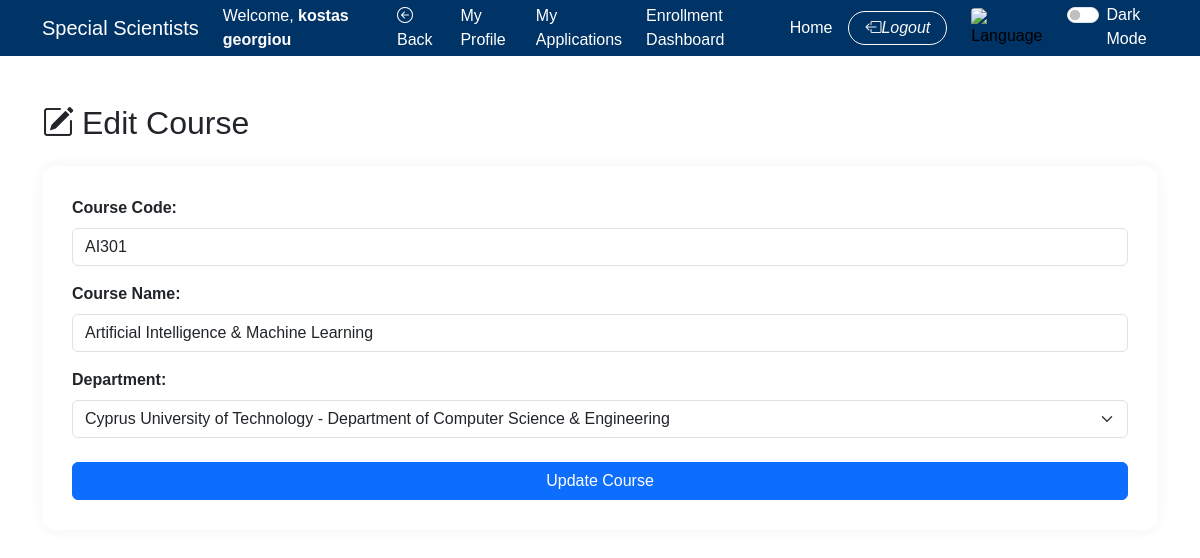
Screenshot of /special_scientists/edit_course.php?id=6 (signed in) with the database file from the repository.
### tables this page shows
CREATE TABLE `system_config` (
  `id` int NOT NULL,
  `config_key` varchar(100) NOT NULL,
  `config_value` text NOT NULL
);

CREATE TABLE `courses` (
  `id` int NOT NULL,
  `department_id` int DEFAULT NULL,
  `course_code` varchar(50) NOT NULL,
  `course_name` varchar(255) NOT NULL,
  `category` varchar(100) DEFAULT NULL
);

CREATE TABLE `departments` (
  `id` int NOT NULL,
  `school_id` int DEFAULT NULL,
  `name` varchar(255) NOT NULL
);

CREATE TABLE `schools` (
  `id` int NOT NULL,
  `name` varchar(255) NOT NULL
);

### special_scientists/get_config.php (called while the page is built, shortened)
<?php
require_once "database.php";
function getSystemConfig($key) {
    global $conn;
    $stmt = $conn->prepare("SELECT config_value FROM system_config WHERE config_key = ?");
    $stmt->bind_param("s", $key);
    $stmt->execute();
    $stmt->bind_result($value);
    return $value;
}

### special_scientists/edit_course.php (the view, shortened to what this page needs)
<?php
include 'database.php';
require_once "get_config.php";
$system_title = getSystemConfig("site_title");
$logo_path = getSystemConfig("logo_path");
$id = intval($_GET["id"]);
$departments_result = mysqli_query($conn, "
    SELECT departments.id, departments.name, schools.name AS school_name
    FROM departments
    LEFT JOIN schools ON departments.school_id = schools.id
    ORDER BY schools.name, departments.name
");
$code = $name = $department_id = "";
$stmt = $conn->prepare("SELECT course_code, course_name, department_id FROM courses WHERE id = ?");
$stmt->bind_param("i", $id);
$stmt->execute();
$stmt->bind_result($code, $name, $department_id);
$showBack = true;
$backLink = "manage_courses.php";
?>
<!DOCTYPE html>
<html lang="en">
<head>
  <link href="https://cdn.jsdelivr.net/npm/bootstrap@5.3.0/dist/css/bootstrap.min.css" rel="stylesheet">
  <link rel="stylesheet" href="indexstyle.css">
  <link rel="stylesheet" href="darkmode.css">
  <link rel="stylesheet" href="https://cdn.jsdelivr.net/npm/bootstrap-icons/font/bootstrap-icons.css">
</head>
<body>
<?php include "navbar.php"; ?>
<div class="container py-5">
  <h2 class="mb-4"><i class="bi bi-pencil-square me-2"></i>Edit Course</h2>
  <div class="my-apps-card">
    <form method="post">
      <div class="mb-3">
        <label class="form-label"><strong>Course Code:</strong></label>
        <input type="text" name="course_code" class="form-control" value="<?= htmlspecialchars($code) ?>" required>
      </div>
      <div class="mb-3">
        <label class="form-label"><strong>Course Name:</strong></label>
        <input type="text" name="course_name" class="form-control" value="<?= htmlspecialchars($name) ?>" required>
      </div>
      <div class="mb-4">
        <label class="form-label"><strong>Department:</strong></label>
        <select name="department_id" class="form-select" required>
          <?php while ($dept = mysqli_fetch_assoc($departments_result)): ?>
            <option value="<?= $dept['id'] ?>" <?= $dept['id'] == $department_id ? 'selected' : '' ?>>
              <?= htmlspecialchars($dept['school_name'] . ' - ' . $dept['name']) ?>
            </option>
          <?php endwhile; ?>
        </select>
      </div>
      <button type="submit" class="btn btn-primary w-100">Update Course</button>
    </form>
  </div>
</div>
</body>
</html>

### special_scientists/navbar.php (shortened to what this page needs)
<?php
require_once "get_config.php";
$system_title = getSystemConfig("site_title");
$fullName = $_SESSION["user"]["full_name"] ?? "Guest";
$role = $_SESSION["user"]["role"] ?? "Null";
?>
<nav class="navbar navbar-expand-lg navbar-dark">
  <div class="container">
    <a class="navbar-brand d-flex align-items-center" href="https://www.cut.ac.cy" target="_blank">
      <?= htmlspecialchars($system_title) ?>
    </a>
    <div class="d-none d-lg-flex justify-content-end" id="navbarContent">
      <ul class="navbar-nav align-items-center gap-2">
        <?php if ($role === "Null"): ?>
          <li class="nav-item"><a class="nav-link text-white" href="login.php">Login</a></li>
          <li class="nav-item"><a class="nav-link text-white" href="registration.php">Register</a></li>
        <?php else: ?>
            <li class="nav-item"><span class="nav-link text-white">Welcome, <strong><?= htmlspecialchars($fullName); ?></strong></span></li>
            <?php if (!empty($showBack)): ?>
                <li class="nav-item">
                    <a class="nav-link text-white" href="<?= htmlspecialchars($backLink ?? 'index.php') ?>">
                        <i class="bi bi-arrow-left-circle me-1"></i>Back
                    </a>
                </li>
            <?php endif; ?>
          <li class="nav-item"><a class="nav-link text-white" href="my_profile.php">My Profile</a></li>
          <?php if ($role === 'user' || $role === 'scientist'): ?>
            <li class="nav-item"><a class="nav-link text-white" href="my_applications.php">My Applications</a></li>
          <?php endif; ?>
          <?php if (in_array($role, ['admin', 'owner', 'hr', 'scientist'])): ?>
            <li class="nav-item"><a class="nav-link text-white" href="enrollment_dashboard.php">Enrollment Dashboard</a></li>
          <?php endif; ?>
          <li class="nav-item"><a class="nav-link text-white" href="index.php">Home</a></li>
          <li class="nav-item">
            <button class="btn btn-outline-light d-flex align-items-center gap-1 px-3 py-1 rounded-pill"
                    data-bs-toggle="modal" data-bs-target="#logoutModal" style="font-size: 0.9rem;">
              <i class="bi bi-box-arrow-left" style="font-size: 1rem;">Logout</i>
            </button>
          </li>
        <?php endif; ?>
        <li class="nav-item ms-lg-3 mt-2 mt-lg-0">
  <form method="post" action="switch_lang.php">
    <button type="submit" style="background: none; border: none; padding: 0;" title="Switch Language">
      <img src="assets/flags/<?= $_SESSION['lang'] === 'en' ? 'gr' : 'en' ?>.png" alt="Language" style="width: 28px; height: 20px; border-radius: 4px;">
    </button>
  </form>
</li>
        <li class="nav-item ms-lg-3 mt-2 mt-lg-0">
          <div class="form-check form-switch text-white">
            <input class="form-check-input" type="checkbox" id="darkModeToggle">
            <label class="form-check-label" for="darkModeToggle">Dark Mode</label>
          </div>
        </li>
      </ul>
    </div>
  </div>
</nav>

### special_scientists/indexstyle.css (style rules this page uses)
body, html { margin: 0; padding: 0; font-family: Arial, sans-serif; }
.navbar { background-color: #003366; position: sticky; top: 0; z-index: 1000; width: 100%; max-height: 56px; }
.my-apps-card { border-radius: 15px; box-shadow: 0 0 15px rgba(0,0,0,0.05); background-color: rgba(255, 255, 255, 0.95); padding: 30px; }
[data-bs-target="#logoutModal"] { white-space: nowrap; }

### special_scientists/navbar.php (style rules this page uses)
button img { cursor: pointer; }

### rows the page displays
system_config: config_value "Special Scientists"
courses: course_code "AI301", course_name "Artificial Intelligence & Machine Learning", department_id "Cyprus University of Technology - Department of Computer Science & Engineering"

### other values shown
$fullName "kostas georgiou"
